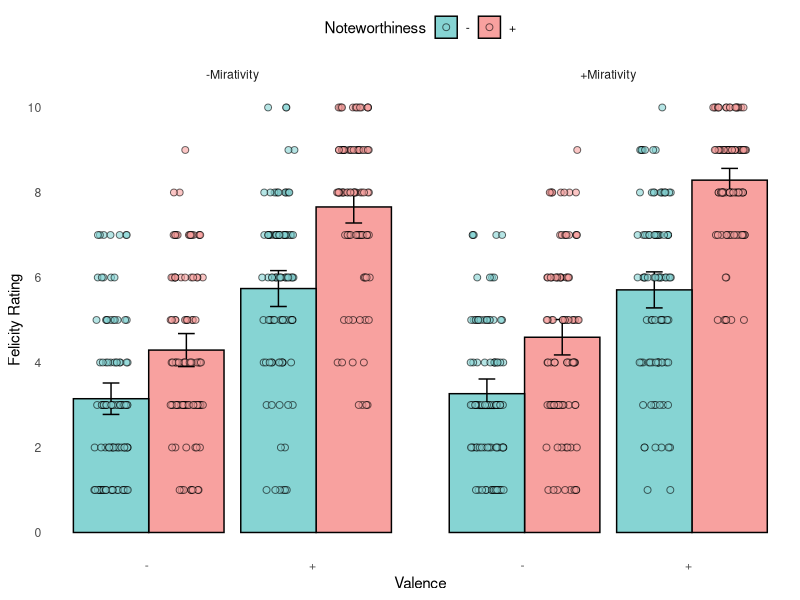

This figure's R source:
## ---- chunk 1
# Load necessary libraries for data manipulation and modeling
library(here)
library(lme4)
library(lmerTest)
library(dplyr)
library(ggplot2)
library(readr)
## ---- chunk 2
# Read the CSV file into a dataframe
data <- read_csv("wh_excl_data_s1.csv", show_col_types = FALSE)
## ---- chunk 3
# Calculate summary statistics for each combination of mirativity, valence, and noteworthiness
summary_stats <- data %>%
  group_by(mirativity, valence, noteworthiness) %>%
  summarize(
    mean_selected = mean(felicity_rating, na.rm = TRUE),  # Calculate mean felicity rating
    sd_selected = sd(felicity_rating, na.rm = TRUE),  # Calculate standard deviation of felicity rating
    se_selected = sd_selected / sqrt(n()),  # Calculate standard error of the mean
    ci_lower = mean_selected - qt(0.975, df = n() - 1) * se_selected,  # Calculate lower bound of 95% CI
    ci_upper = mean_selected + qt(0.975, df = n() - 1) * se_selected,  # Calculate upper bound of 95% CI
    .groups = 'drop'  # Ungroup the data after summarizing
  )
## ---- chunk 4
library(ggplot2)

ggplot(summary_stats, aes(x = valence, y = mean_selected, fill = noteworthiness)) +
  # 1. Dodge bars and outline them
  geom_bar(
    stat = "identity",
    position = position_dodge(width = 0.9),
    color = "black",       # Thin black outline
    linewidth = 0.5        # Outline thickness
  ) +
  # 2. Add error bars
  geom_errorbar(
    aes(ymin = ci_lower, ymax = ci_upper),
    width = 0.2,
    position = position_dodge(width = 0.9)
  ) +
  # 3. Add individual data points with jitter + dodge
  geom_point(
    data = data,
    aes(x = valence, y = felicity_rating, fill = noteworthiness),
    position = position_jitterdodge(dodge.width = 0.9, jitter.width = 0.2),
    shape = 21,       # Allows separate fill and outline colors
    size = 2,
    stroke = 0.5,     # Outline thickness on the points
    alpha = 0.6,
    color = "black"   # Black outline around the points
  ) +
  # 4. Facet if needed
  facet_wrap(
    ~ mirativity,
    labeller = labeller(mirativity = c("+" = "+Mirativity", "-" = "-Mirativity"))
  ) +
  # 5. Labels and theme
  labs(
    x = "Valence",
    y = "Felicity Rating",
    fill = "Noteworthiness"    # legend title for fill
  ) +
  theme_minimal() +
  theme(
    legend.position = "top",
    axis.text.x = element_text(hjust = 1),
    panel.grid.major = element_blank(),
    panel.grid.minor = element_blank()
  ) +
  # 6. Optional: define custom color scale or y-axis limits
  scale_fill_manual(values = c("+" = "#F8A19F", "-" = "#86D4D3")) +
  scale_y_continuous(limits = c(0, 10), breaks = seq(0, 10, 2))

## ---- chunk 5
# Fit a linear mixed-effects model with random slopes for valence within participants and random intercepts for items
best_model <- lmer(
  felicity_rating ~ mirativity * noteworthiness * valence + (1 + valence | submission_id) + (1 | itemname),
  data = data,
  REML = FALSE  # Use maximum likelihood estimation
)
## ---- chunk 6
# Summarize the fitted model
summary(best_model)
